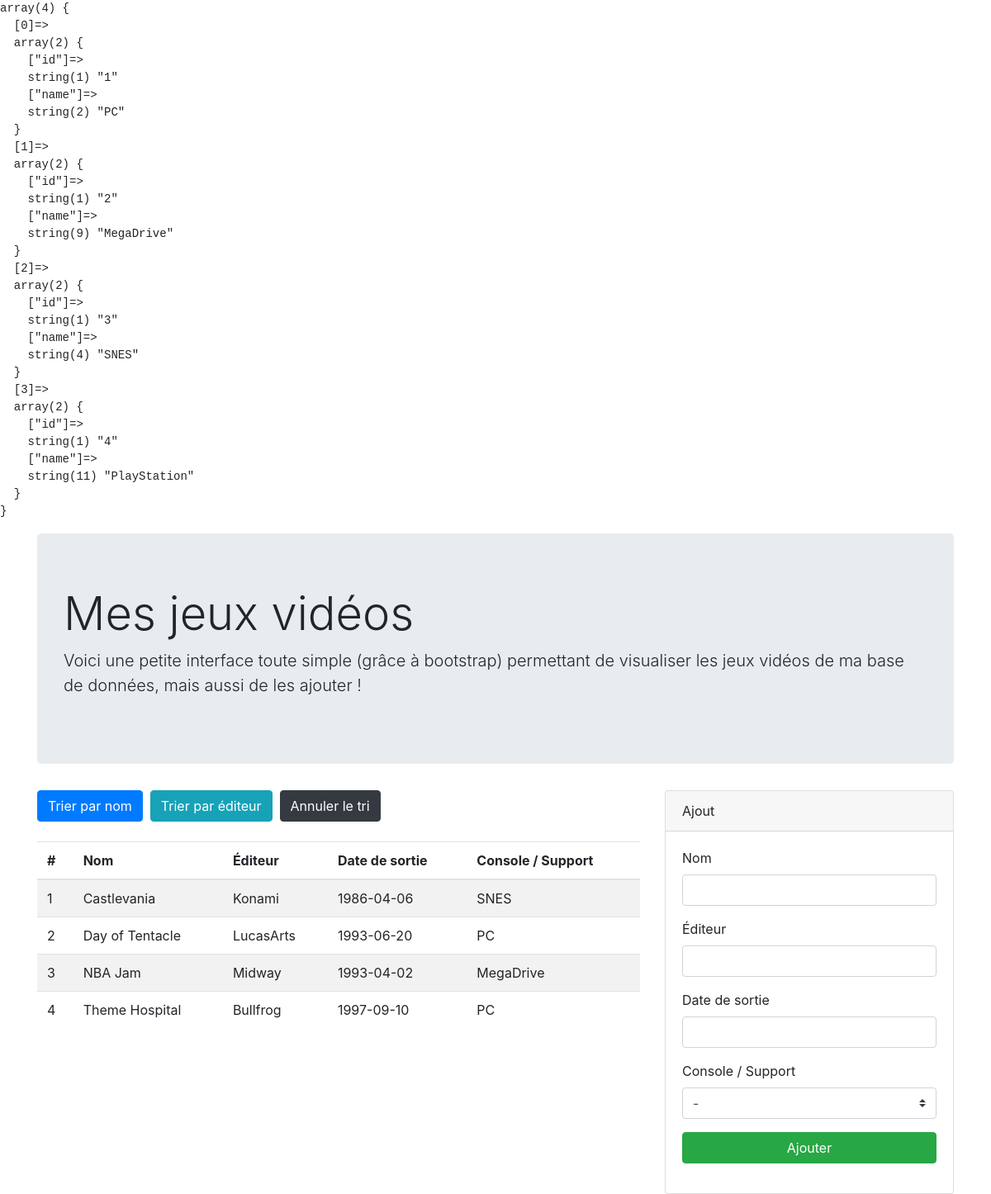
Page /index.php?order=name on the committed database.
### tables this page shows
CREATE TABLE IF NOT EXISTS `videogame` (
  `id` INT UNSIGNED NOT NULL AUTO_INCREMENT,
  `name` VARCHAR(64) NOT NULL,
  `editor` VARCHAR(64) NULL,
  `release_date` DATE NULL,
  `platform_id` INT UNSIGNED NOT NULL,
  PRIMARY KEY (`id`),
  INDEX `fk_videogame_platform_idx` (`platform_id` ASC));

CREATE TABLE IF NOT EXISTS `platform` (
  `id` INT UNSIGNED NOT NULL AUTO_INCREMENT,
  `name` VARCHAR(32) NOT NULL,
  PRIMARY KEY (`id`));

### view/videogame.php (the view, shortened to what this page needs)
<!doctype html>
<html lang="en">
  <head>
    <link rel="stylesheet" href="https://maxcdn.bootstrapcdn.com/bootstrap/4.0.0/css/bootstrap.min.css">
  </head>
  <body>
    <main class="container">
        <div class="jumbotron">
            <h1 class="display-4">Mes jeux vidéos</h1>
            <p class="lead">Voici une petite interface toute simple (grâce à bootstrap) permettant de visualiser les jeux vidéos de ma base de données, mais aussi de les ajouter !</p>
        </div>
        <div class="row">
            <div class="col-12 col-md-8">
                <a href="index.php?order=name" class="btn btn-primary">Trier par nom</a>&nbsp;
                <a href="index.php?order=editor" class="btn btn-info">Trier par éditeur</a>&nbsp;
                <?php
                    if (isset($_GET['order'])) {
                        echo '<a href="index.php" class="btn btn-dark">Annuler le tri</a><br>';
                    }
                ?>
                <br>
                <table class="table table-striped">
                <thead>
                    <tr>
                        <th scope="col">#</th>
                        <th scope="col">Nom</th>
                        <th scope="col">&Eacute;diteur</th>
                        <th scope="col">Date de sortie</th>
                        <th scope="col">Console / Support</th>
                    </tr>
                </thead>
                <tbody>
                    <?php foreach($videogameList as $key => $videogame): ?>
                        <tr>
                            <td><?= $key +1 ?></td>
                            <td><?= $videogame['name'] ?></td>
                            <td><?= $videogame['editor'] ?></td>
                            <td><?= $videogame['release_date'] ?></td>
                            <td>
                                <?php
                                    foreach($platformList as $platform) {
                                        if($videogame['platform_id'] === $platform['id']) {
                                            echo $platform['name'];
                                        }
                                    }
                                ?>
                            </td>
                        </tr>
                    <?php endforeach; ?>
                </tbody>
                </table>
            </div>
            <div class="col-12 col-md-4">
                <div class="card">
                    <div class="card-header">Ajout</div>
                    <div class="card-body">
                        <form action="" method="post">
                            <div class="form-group">
                                <label for="name">Nom</label>
                                <input type="text" class="form-control" name="name" id="name" placeholder="">
                            </div>
                            <div class="form-group">
                                <label for="editor">&Eacute;diteur</label>
                                <input type="text" class="form-control" name="editor" id="editor" placeholder="">
                            </div>
                            <div class="form-group">
                                <label for="release_date">Date de sortie</label>
                                <input type="text" class="form-control" name="release_date" id="release_date" placeholder="">
                            </div>
                            <div class="form-group">
                                <label for="platform">Console / Support</label>
                                <select class="custom-select" id="platform" name="platform">
                                    <option>-</option>
                                </select>
                            </div>
                            <button type="submit" class="btn btn-success btn-block">Ajouter</button>
                        </form>
                    </div>
                </div>
            </div>
        </div>
    </main>
  </body>
</html>

### rows in the picture
videogame: name "Castlevania", editor "Konami", release_date "1986-04-06"
platform: name "SNES"
videogame: name "Day of Tentacle", editor "LucasArts", release_date "1993-06-20"
platform: name "PC"
videogame: name "NBA Jam", editor "Midway", release_date "1993-04-02"
platform: name "MegaDrive"
videogame: name "Theme Hospital", editor "Bullfrog", release_date "1997-09-10"
